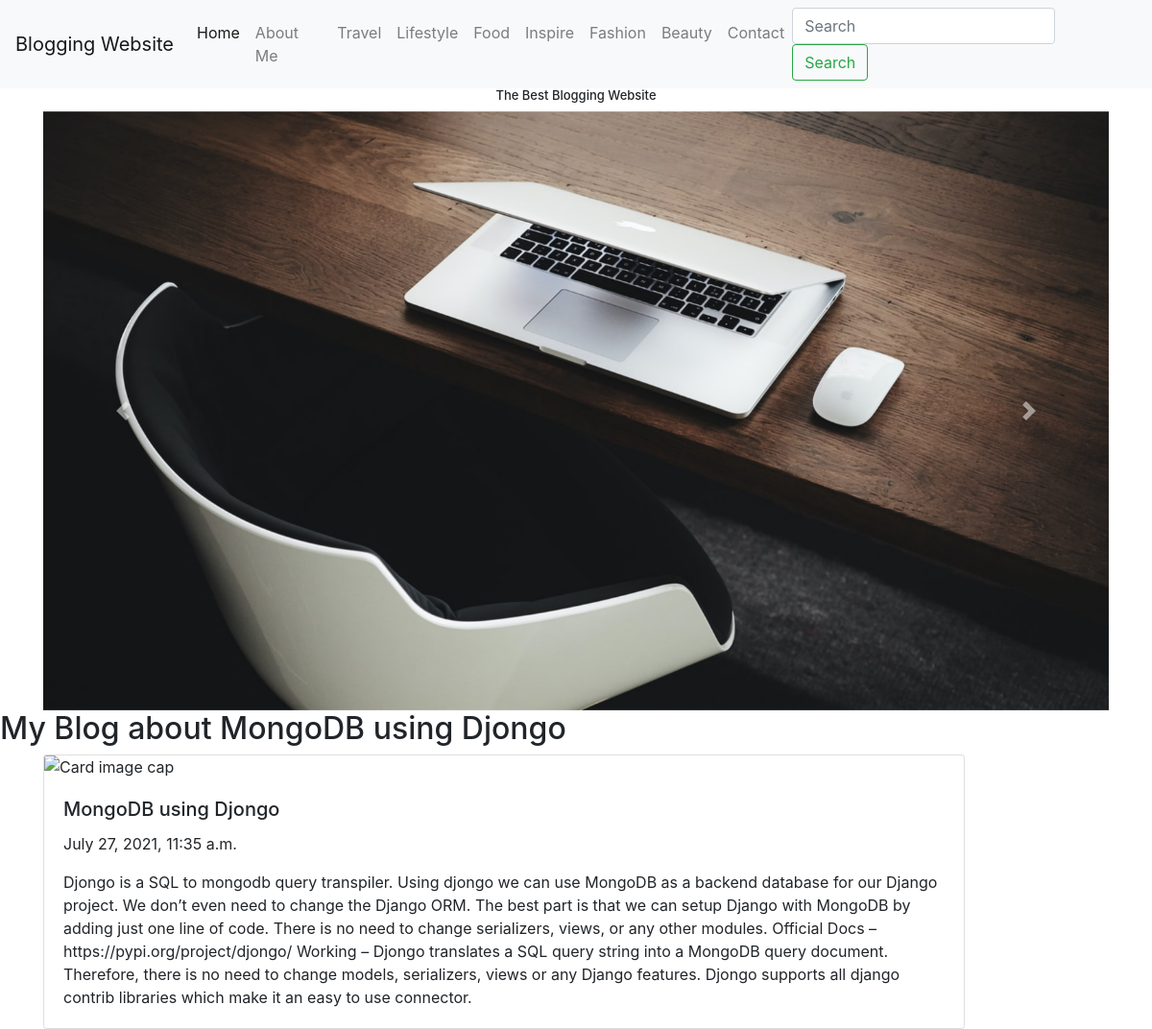
Screenshot of /post/3 with the database file from the repository.
### posts/models.py (models this page shows, shortened)
class Post(models.Model):
    title = models.CharField(max_length=100)
    body = models.CharField(max_length=10000)
    img = models.ImageField(upload_to ='uploads/', null = True)
    created_at = models.DateTimeField(default = datetime.now , blank= True)

### posts/views.py (the view)
# urls.py: path('post/<str:pk>', views.post, name = 'post')
def post(request ,pk):
    posts = Post.objects.get(id=pk)
    context= {'posts': posts}
    return render(request, 'posts/post-detail.html',context )

### templates/posts/post-detail.html
{% extends 'posts/base.html' %}
{% load static %}
{% block content %}
<div class="header">
  <h2>My Blog about {{posts.title}}</h2>
</div>
<div class="container">
  <div class="row">
    <div class="col col-md-12">
      <div class="card" style="width: 60rem;">
        <img class="card-img-top" src="https://source.unsplash.com/400x400/?blogs,blogging" alt="Card image cap">
        <div class="card-body">
          <h5 class="card-title">{{posts.title}}</h5>
          <p class="card-text">{{posts.created_at}}</p>
          <p class="card-text">{{posts.body}}</p>
        </div>
      </div>
    </div>
  </div>
</div>
{% endblock %}

### templates/posts/base.html (shortened to what this page needs)
{% load static %}
<!doctype html>
<html lang="en">
<head>
    <link rel="stylesheet" href="https://maxcdn.bootstrapcdn.com/font-awesome/4.7.0/css/font-awesome.min.css">
    <link rel="stylesheet" href="{% static 'css/bootstrap.css' %}" type="text/css">
    <link rel="stylesheet" href="{% static 'css/bootstrap.min.css' %}" type="text/css">
    <link rel="stylesheet" href="{% static 'css/style.css' %}" type="text/css">
</head>
<body>
    <nav class="navbar navbar-expand-lg navbar-light bg-light">
        <a class="navbar-brand" href="#">Blogging Website</a>
        <div class="collapse navbar-collapse" id="navbarSupportedContent">
            <ul class="navbar-nav mr-auto">
                <li class="nav-item active">
                    <a class="nav-link" href="#">Home <span class="sr-only">(current)</span></a>
                </li>
                <li class="nav-item">
                    <a class="nav-link" href="#">About Me</a>
                </li>
                <li class="nav-item">
                    <a class="nav-link" href="#">Travel</a>
                </li>
                <li class="nav-item">
                    <a class="nav-link" href="#">Lifestyle</a>
                </li>
                <li class="nav-item">
                    <a class="nav-link" href="#">Food</a>
                </li>
                <li class="nav-item">
                    <a class="nav-link" href="#">Inspire</a>
                </li>
                <li class="nav-item">
                    <a class="nav-link" href="#">Fashion</a>
                </li>
                <li class="nav-item">
                    <a class="nav-link" href="#">Beauty</a>
                </li>
                <li class="nav-item">
                    <a class="nav-link" href="#">Contact</a>
                </li>
            </ul>
            <form class="form-inline my-2 my-lg-0">
                <input class="form-control mr-sm-2" type="search" placeholder="Search" aria-label="Search">
                <button class="btn btn-outline-success my-2 my-sm-0" type="submit">Search</button>
            </form>
        </div>
    </nav>
    <div class="container">
        <h1>The Best Blogging Website</h1>
    </div>
    <div class="container">
        <div id="carouselExampleControls" class="carousel slide" data-ride="carousel">
            <div class="carousel-inner">
                <div class="carousel-item active">
                    <img class="d-block w-100" src="{% static 'images/img1.jpg' %}" alt="First slide">
                </div>
            </div>
            <a class="carousel-control-prev" href="#carouselExampleControls" role="button" data-slide="prev">
                <span class="carousel-control-prev-icon" aria-hidden="true"></span>
            </a>
            <a class="carousel-control-next" href="#carouselExampleControls" role="button" data-slide="next">
                <span class="carousel-control-next-icon" aria-hidden="true"></span>
            </a>
        </div>
    </div>
    {% block content %}
    {% endblock %}
</body>
</html>

### static/css/style.css (style rules this page uses)
* { margin: 0; padding: 0; }
h1 { text-transform: capitalize; text-align: center; font-size: small; }

### rows the page displays
Post: title "MongoDB using Djongo", created_at "July 27, 2021, 11:35 a.m.", body "Djongo is a SQL to mongodb query transpiler. Using djongo we can use MongoDB as a backend database for our Django project. We don’t even need to change the Django ORM. The best part is that we can setup Django with MongoDB by adding just one line of code. There is no need to change serializers, views, or any other modules. Official Docs – https://pypi.org/project/djongo/ Working – Djongo translates a SQL query string into a MongoDB query document. Therefore, there is no need to change models, serializers, views or any Django features. Djongo supports all django contrib libraries which make it an easy to use connector."
